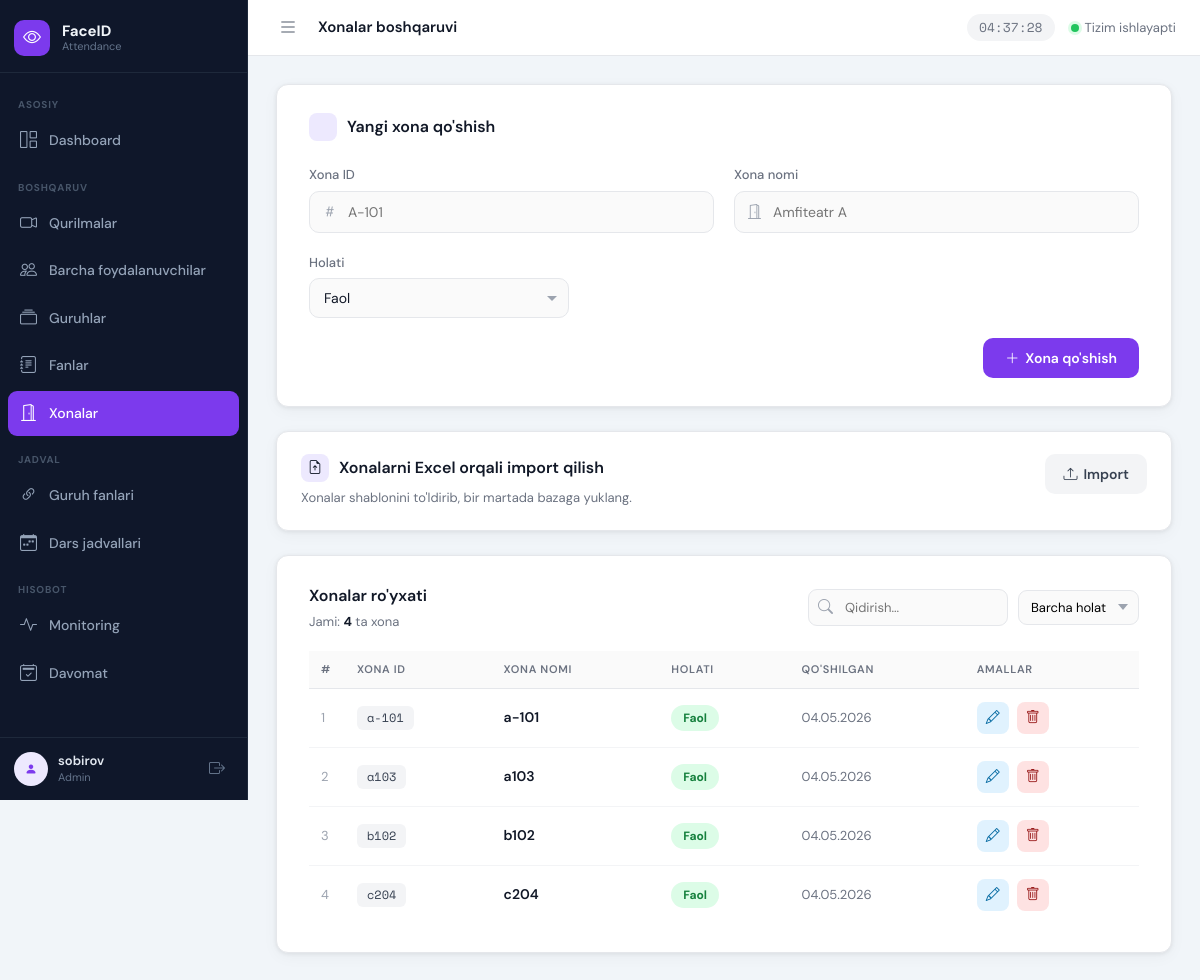
The app's page /rooms/ (signed in), older data.
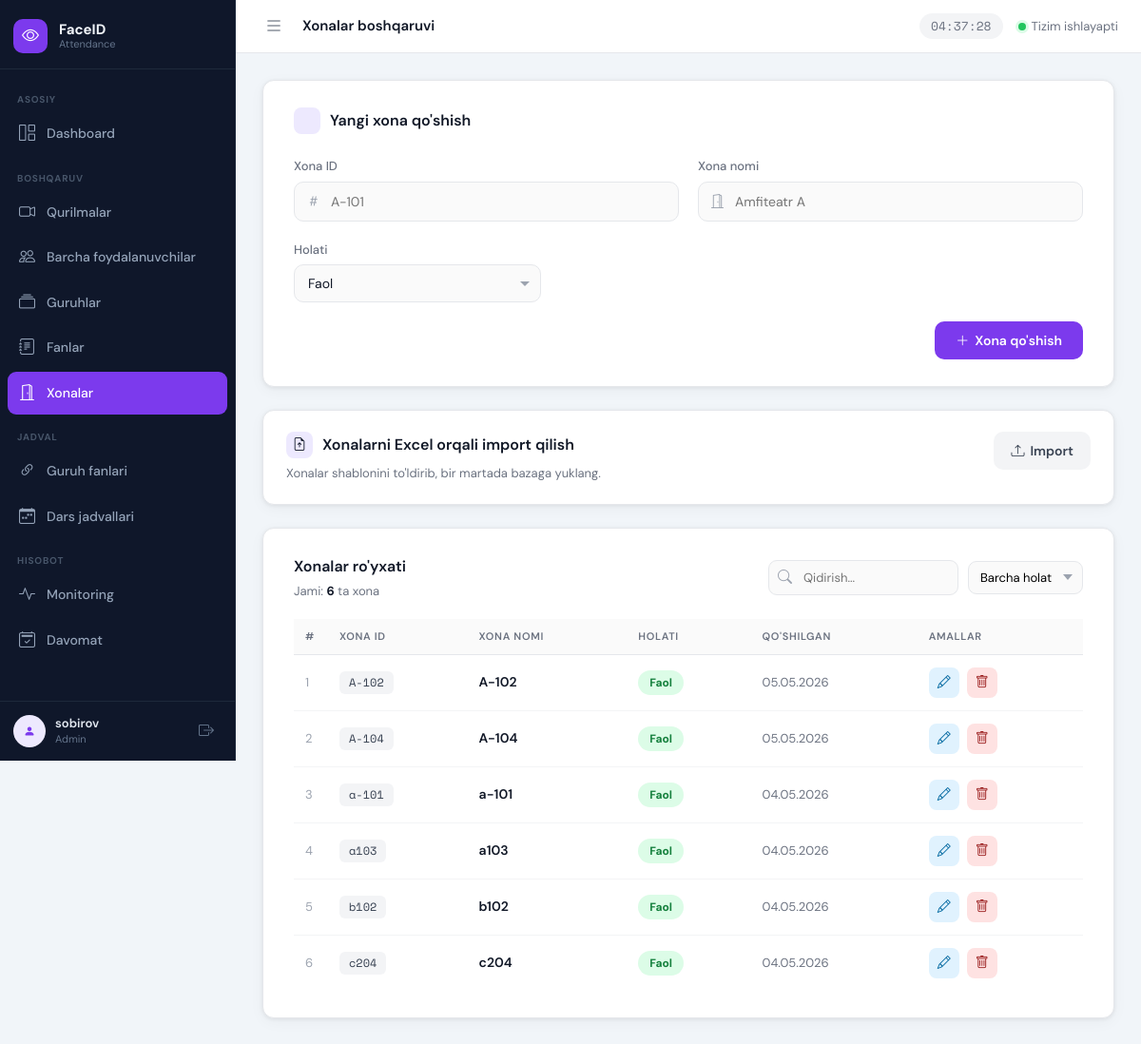
The same page, newer data.
### apps/rooms/models.py (models this page shows, shortened)
class Room(models.Model):
    room_id = models.CharField(max_length=100, unique=True, verbose_name="Xona ID")
    room_name = models.CharField(max_length=150, unique=True, verbose_name="Xona nomi")
    is_active = models.BooleanField(default=True, verbose_name="Faol")
    created_at = models.DateTimeField(auto_now_add=True)
    class Meta:
        verbose_name = "Xona"
        verbose_name_plural = "Xonalar"
        ordering = ['room_name']

### apps/rooms/views.py (the view, shortened to what this page needs)
# urls.py: path('', views.room_list, name='room_list'),
@login_required
def room_list(request):
    error = None
    rooms_queryset = Room.objects.all()
    paginator = Paginator(rooms_queryset, 20)
    page_obj = paginator.get_page(request.GET.get('page'))
    return render(request, 'rooms/room_list.html', {
        'rooms': page_obj,
        'page_obj': page_obj,
        'paginator': paginator,
        'total_rooms': paginator.count,
        'error': error,
    })

### apps/rooms/templates/rooms/room_list.html (shortened to what the changed rows need)
{% extends 'base.html' %}
{% load static %}
{% block extra_css %}
<link rel="stylesheet" href="{% static 'user_management/user_management.css' %}">
{% endblock %}
{% block content %}
<div class="card">
    <div class="table-header">
        <div>
            <h2>Xonalar ro'yxati</h2>
            <div class="table-meta">
                Jami: <strong>{{ total_rooms }}</strong> ta xona
            </div>
        </div>
    </div>
    <table id="roomsTable">
        <thead>
            <tr>
                <th>#</th>
                <th>Xona ID</th>
                <th>Xona nomi</th>
                <th>Holati</th>
                <th>Qo'shilgan</th>
                <th>Amallar</th>
            </tr>
        </thead>
        <tbody>
            {% for room in rooms %}
            <tr
                data-room-pk="{{ room.id }}"
                data-room-id="{{ room.room_id }}"
                data-room-name="{{ room.room_name }}"
                data-status="{% if room.is_active %}active{% else %}inactive{% endif %}"
            >
                <td class="row-num">{{ page_obj.start_index|add:forloop.counter0 }}</td>
                <td><span class="id-badge room-id-value">{{ room.room_id }}</span></td>
                <td class="name room-name-value">{{ room.room_name }}</td>
                <td>
                    <button
                        class="status-btn {% if room.is_active %}active{% else %}inactive{% endif %}"
                        title="Holatni almashtirish"
                        type="button"
                        data-action="toggle-status"
                    >
                        {% if room.is_active %}Faol{% else %}Nofaol{% endif %}
                    </button>
                </td>
                <td class="date-cell">{{ room.created_at|date:"d.m.Y" }}</td>
                <td class="actions-cell">
                    <button class="edit-btn" type="button" data-action="edit" title="Tahrirlash">
                        <i class="bi bi-pencil"></i>
                    </button>
                    <button class="delete-btn" type="button" data-action="delete" title="O'chirish">
                        <i class="bi bi-trash"></i>
                    </button>
                </td>
            </tr>
            {% empty %}
            <tr>
                <td colspan="6" class="empty-row">
                    Hech qanday xona topilmadi. Yuqorida yangi xona qo'shing.
                </td>
            </tr>
            {% endfor %}
        </tbody>
    </table>
</div>
{% endblock %}

Row changes from the older to the newer data that the page shows:
added Room: start_index|add "1", room_id "A-102", room_name "A-102", shows "Faol", created_at "05.05.2026"
added Room: start_index|add "2", room_id "A-104", room_name "A-104", is_active "Faol", created_at "05.05.2026"
computed for Room (number 3 of 6 on the later page): start_index|add "1" → "3"
computed for Room (number 4 of 6 on the later page): start_index|add "2" → "4"
computed for Room (number 5 of 6 on the later page): start_index|add "3" → "5"
computed for Room (number 6 of 6 on the later page): start_index|add "4" → "6"
Text that changed along with them:
{{ total_rooms }}: "4" → "6"
